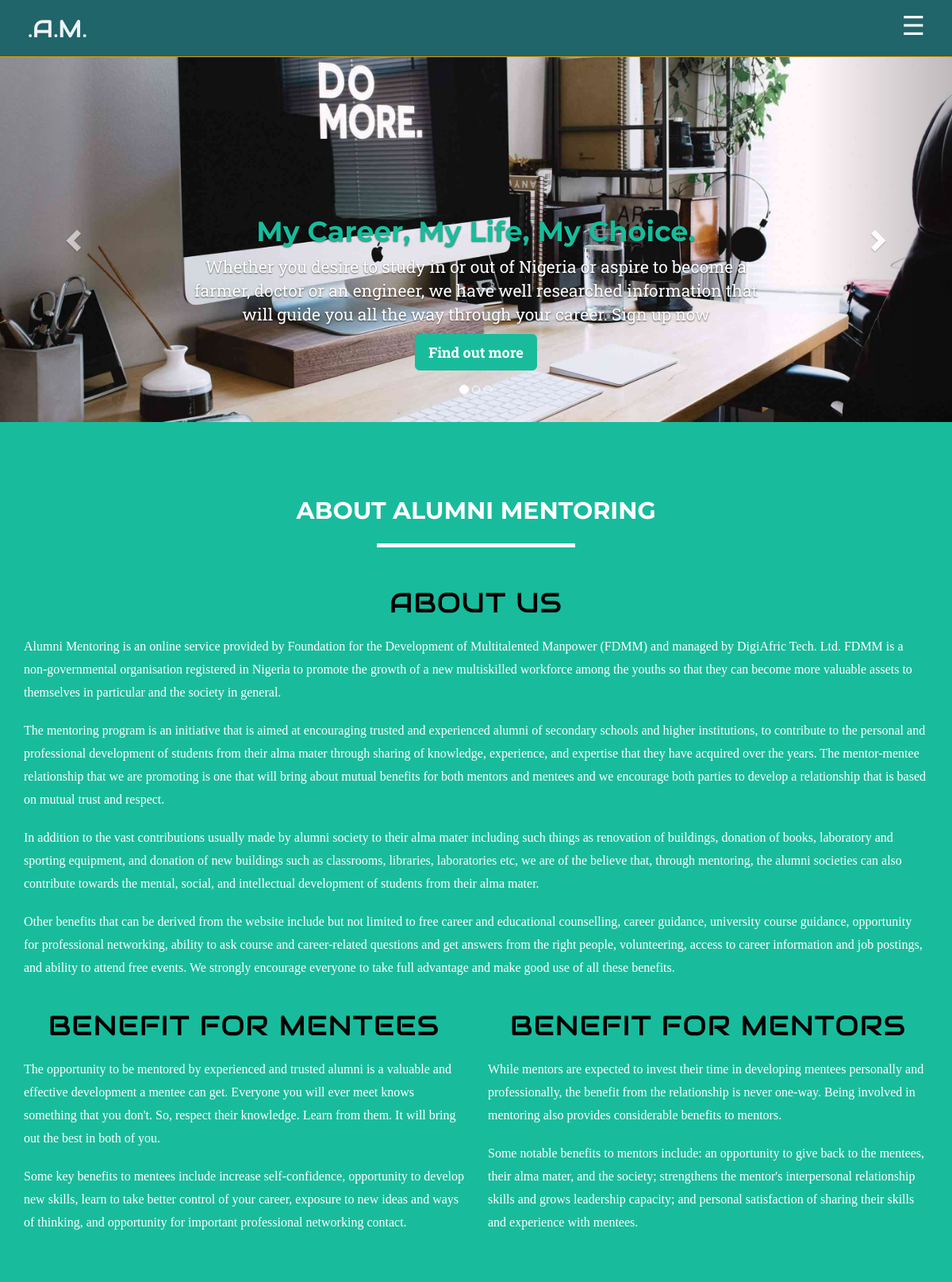
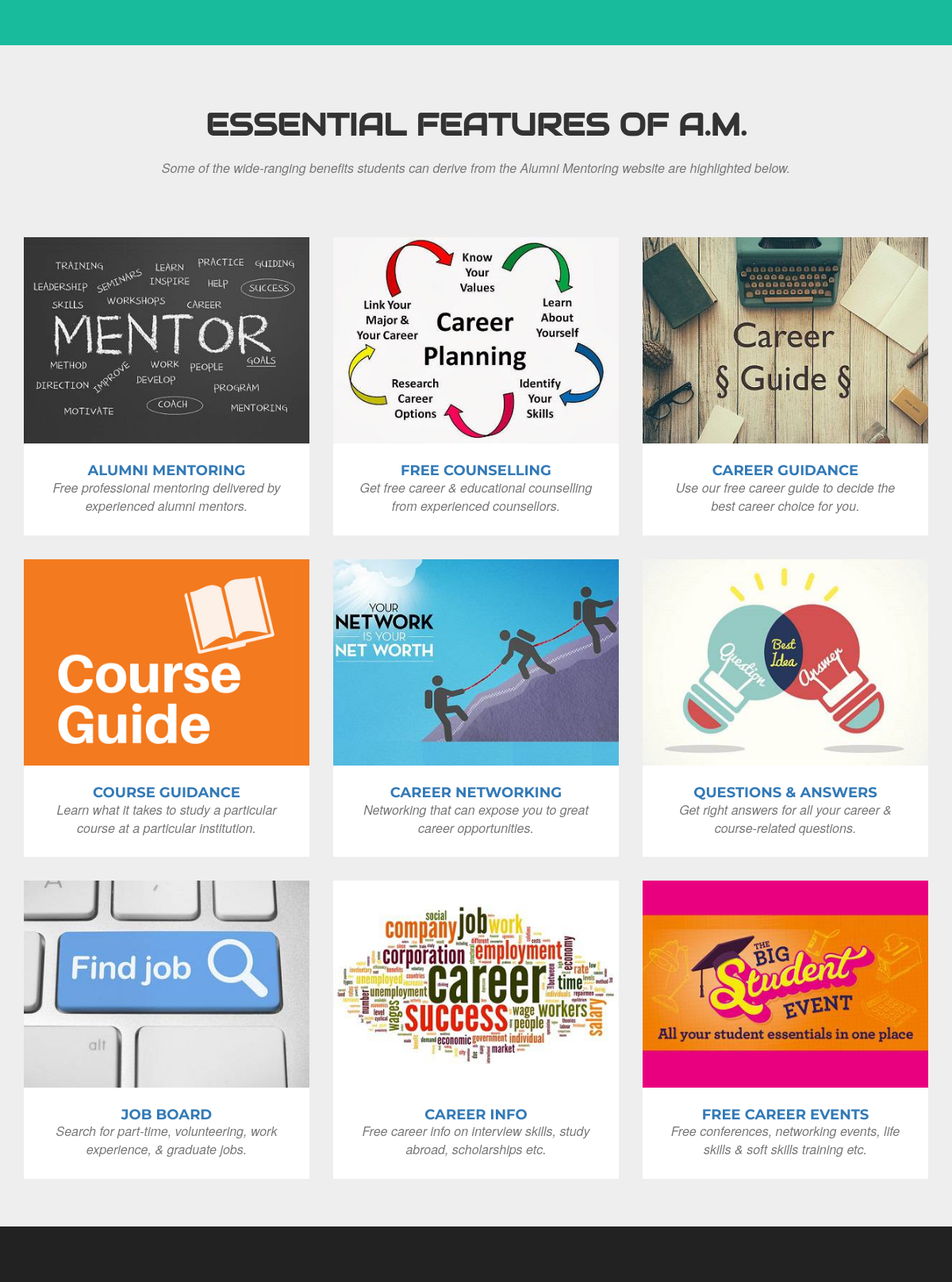
The page / (upper part) on the database its author committed (2 pictures, top to bottom).
### tables this page shows
CREATE TABLE `slider` (
  `id` int(11) NOT NULL,
  `title` varchar(255) NOT NULL,
  `description` text NOT NULL,
  `img` varchar(130) NOT NULL,
  `cta` varchar(20) NOT NULL,
  `link` text NOT NULL,
  `classname` varchar(10) NOT NULL
);

CREATE TABLE `aboutus` (
  `id` int(11) NOT NULL,
  `title` varchar(30) NOT NULL,
  `content` longtext NOT NULL,
  `type` varchar(20) NOT NULL
);

CREATE TABLE `features` (
  `id` int(11) NOT NULL,
  `title` varchar(255) NOT NULL,
  `text` varchar(200) NOT NULL,
  `img` varchar(100) NOT NULL,
  `link` varchar(255) NOT NULL
);

### application/controllers/Home.php (called while the page is built, shortened)
<?php
class Home extends CI_Controller {
	public function __construct() {
    $this->load->model("admin/homepageModel");
		$this->load->helper("text");
	}
	public function index()
	{
		$data['page_title'] = "Home: Welcome to Mentors Hub";
		$data['feature'] = $this->homepageModel->getFeatures();
		$data['about'] = $this->homepageModel->getAboutUs();
		$data['mentor'] = $this->homepageModel->getMentorBenefits();
		$data['mentee'] = $this->homepageModel->getMenteeBenefits();
		$data['slide'] = $this->homepageModel->getSliders();
		$data['career'] = $this->homepageModel->getCareer();
		$this->load->view('template/header', $data);
		$this->load->view('home',$data);
		$this->load->view('template/footer');
	}
}

### index.php (called while the page is built, shortened)
<?php
require_once BASEPATH.'core/CodeIgniter.php';

### application/models/admin/HomepageModel.php (called while the page is built, shortened)
<?php
class homepageModel extends CI_Model {
	function getAboutUs() {
		$query = $this->db->get_where('aboutus', array('type'=>'about'));
		return $query->result();
	}
	function getMentorBenefits() {
		$query = $this->db->get_where('aboutus', array('type'=>'mentor'));
		return $query->result();
	}
	function getMenteeBenefits() {
		$query = $this->db->get_where('aboutus', array('type'=>'mentee'));
		return $query->result();
	}
	function getSliders() {
    $query = $this->db->get('slider');
    return $query->result();
  }
	function getFeatures() {
    $query = $this->db->get('features');
    return $query->result();
  }
	function getCareer() {
		$this->db->order_by("id", "RANDOM");
		$this->db->limit(3);
    $query = $this->db->get('couse_guide');
    return $query->result();
  }
}

### application/views/home.php (the view, shortened to what this page needs)
<div class="hide_carousel">
<div id="myCarousel" class="carousel slide" data-ride="carousel">
  <ol class="carousel-indicators">
    <li data-target="#myCarousel" data-slide-to="0" class="active"></li>
    <li data-target="#myCarousel" data-slide-to="1"></li>
    <li data-target="#myCarousel" data-slide-to="2"></li>
  </ol>
  <div class="carousel-inner" role="listbox">
    <?php foreach($slide as $slide) { ?>
    <div class="item <?php echo $slide->classname; ?>">
      <img class="first-slide" src="<?php echo base_url(); ?>uploads/slider/<?php echo $slide->img; ?>" alt="Second slide">
      <div class="container">
        <div class="carousel-caption">
          <h1><?php echo $slide->title; ?></h1>
      	  <p><?php echo $slide->description; ?></p>
          <?php if($slide->cta!='')  {?>
      	  <p><a class="btn btn-lg btn-success" href="<?php echo $slide->link; ?>" role="button"><?php echo $slide->cta; ?></a></p>
        <?php } ?>
        </div>
      </div>
    </div>
    <?php } ?>
  </div>
  <a class="left carousel-control" href="#myCarousel" role="button" data-slide="prev">
    <span class="glyphicon glyphicon-chevron-left" aria-hidden="true"></span>
  </a>
  <a class="right carousel-control" href="#myCarousel" role="button" data-slide="next">
    <span class="glyphicon glyphicon-chevron-right" aria-hidden="true"></span>
  </a>
</div>
</div>
<div>
<section class="success" id="about">
    <div class="container">
        <div class="row">
            <div class="col-lg-12 text-center">
                <h2>ABOUT ALUMNI MENTORING</h2>
                <hr class="star-light">
            </div>
        </div>
        <div class="row">
          <?php foreach($about as $about) { ?>
   <div class="col-lg-12">
     <?php echo "<p class='aboutus_heading'>" . $about->title . "</p>"; ?>
    <p class='aboutus_content'>  <?php echo $about->content; ?> </p>
    </div>
    <?php } ?>
      <?php foreach($mentee as $mentee) { ?>
           <div class="col-lg-6">
             <?php echo "<p class='aboutus_heading'>" . $mentee->title . "</p>"; ?>
             <p class='aboutus_content'>  <?php echo $mentee->content; ?> </p>
            </div>
            <?php } ?>
            <?php foreach($mentor as $mentor) { ?>
                 <div class="col-lg-6">
                   <?php echo "<p class='aboutus_heading'>" . $mentor->title . "</p>"; ?>
                   <p class='aboutus_content'>  <?php echo $mentor->content; ?> </p>
                  </div>
                  <?php } ?>
</section>
</div>
<div>
<section id="portfolio" class="bg-light-gray am_features">
    <div class="container">
        <div class="row">
            <div class="col-lg-12 text-center">
                <h2 class="section-heading">ESSENTIAL FEATURES OF A.M.</h2>
                <h3 class="section-subheading text-muted">Some of the wide-ranging benefits students can derive from the Alumni Mentoring website are highlighted below.</h3>
            </div>
        </div>
        <div class="row">
          <?php foreach($feature as $f) { ?>
            <a href="<?php echo $f->link; ?>"">
            <div class="col-md-4 col-sm-6 portfolio-item">
                <p class="portfolio-link">
                  <img src="<?php echo base_url(); ?>images/<?php echo $f->img; ?>" class="img-responsive" alt="<?php echo $f->title; ?>">
                </p>
                <div class="portfolio-caption">
                    <h4><?php echo $f->title; ?></h4>
                    <p class="text-muted"><?php echo $f->text; ?></p>
                </div>
            </div>
          </a>
            <?php } ?>
        </div>
    </div>
</section>
</div>
<section class="bg-darkest-gray careeradvice" style="margin-bottom: -75px;">
</section>

### css/custom.css (style rules this page uses)
.carousel { width: 100%; }

### css/agency.css (style rules this page uses)
.text-muted { color: #777777; }
h1, h2, h3, h4, h5, h6 { font-family: "Montserrat", "Helvetica Neue", Helvetica, Arial, sans-serif; font-weight: 700; }
.bg-light-gray { background-color: #eeeeee; }
.bg-darkest-gray { background-color: #222222; }
section { padding: 100px 0; }
section h2.section-heading { font-size: 39px; margin-top: 0; margin-bottom: 15px; font-family: 'Audiowide'; }
section h3.section-subheading { font-size: 16px; font-family: "Droid Serif", "Helvetica Neue", Helvetica, Arial, sans-serif; text-transform: none; font-style: italic; font-weight: 400; margin-bottom: 75px; line-height: 25px; }
@media (min-width: 768px) { section { padding: 150px 0; } }
#portfolio .portfolio-item { margin: 0 0 15px; right: 0; }
#portfolio .portfolio-item .portfolio-link { display: block; position: relative; max-width: 400px; margin: 0 auto; }
#portfolio .portfolio-item .portfolio-caption { max-width: 400px; margin: 0 auto; background-color: white; text-align: center; padding: 25px; }
#portfolio .portfolio-item .portfolio-caption h4 { text-transform: none; margin: 0; }
#portfolio .portfolio-item .portfolio-caption p { font-family: "Droid Serif", "Helvetica Neue", Helvetica, Arial, sans-serif; font-style: italic; font-size: 16px; margin: 0; }
#portfolio * { z-index: 2; }
@media (min-width: 767px) { #portfolio .portfolio-item { margin: 0 0 30px; } }
body { webkit-tap-highlight-color: #fed136; }

### css/style.css (style rules this page uses)
a { text-decoration: none; }

### rows shown on the page
slider: img (picture), title "My Career, My Life, My Choice.", description "Whether you desire to study in or out of Nigeria or aspire to become a farmer, doctor or an engineer, we have well researched information that will guide you all the way through your career. Sign up now", cta "Find out more"
aboutus: title "ABOUT US", content "Alumni Mentoring is an online service provided by Foundation for the Development of Multitalented Manpower (FDMM) and managed by DigiAfric Tech. Ltd. FDMM is a non-governmental organisation registered in Nigeria to promote the growth of a new multiskilled workforce among the youths so that they can become more valuable assets to themselves in particular and the society in general. The mentoring program is an initiative that is aimed at encouraging trusted and experienced alumni of secondary schools and higher institutions, to contribute to the personal and professional development of students from their alma mater through sharing of knowledge, experience, and expertise that they have…"
aboutus: title "BENEFIT FOR MENTEES", content "The opportunity to be mentored by experienced and trusted alumni is a valuable and effective development a mentee can get. Everyone you will ever meet knows something that you don't. So, respect their knowledge. Learn from them. It will bring out the best in both of you. Some key benefits to mentees include increase self-confidence, opportunity to develop new skills, learn to take better control of your career, exposure to new ideas and ways of thinking, and opportunity for important professional networking contact."
aboutus: title "BENEFIT FOR MENTORS", content "While mentors are expected to invest their time in developing mentees personally and professionally, the benefit from the relationship is never one-way. Being involved in mentoring also provides considerable benefits to mentors. Some notable benefits to mentors include: an opportunity to give back to the mentees, their alma mater, and the society; strengthens the mentor's interpersonal relationship skills and grows leadership capacity; and personal satisfaction of sharing their skills and experience with mentees."
features: img (picture), title "ALUMNI MENTORING", text "Free professional mentoring delivered by experienced alumni mentors."
features: img (picture), title "FREE COUNSELLING", text "Get free career & educational counselling from experienced counsellors."
features: img (picture), title "CAREER GUIDANCE", text "Use our free career guide to decide the best career choice for you."
features: img (picture), title "COURSE GUIDANCE", text "Learn what it takes to study a particular course at a particular institution."
features: img (picture), title "CAREER NETWORKING", text "Networking that can expose you to great career opportunities."
features: img (picture), title "QUESTIONS & ANSWERS", text "Get right answers for all your career & course-related questions."
features: img (picture), title "JOB BOARD", text "Search for part-time, volunteering, work experience, & graduate jobs."
features: img (picture), title "CAREER INFO", text "Free career info on interview skills, study abroad, scholarships etc."
features: img (picture), title "FREE CAREER EVENTS", text "Free conferences, networking events, life skills & soft skills training etc."
